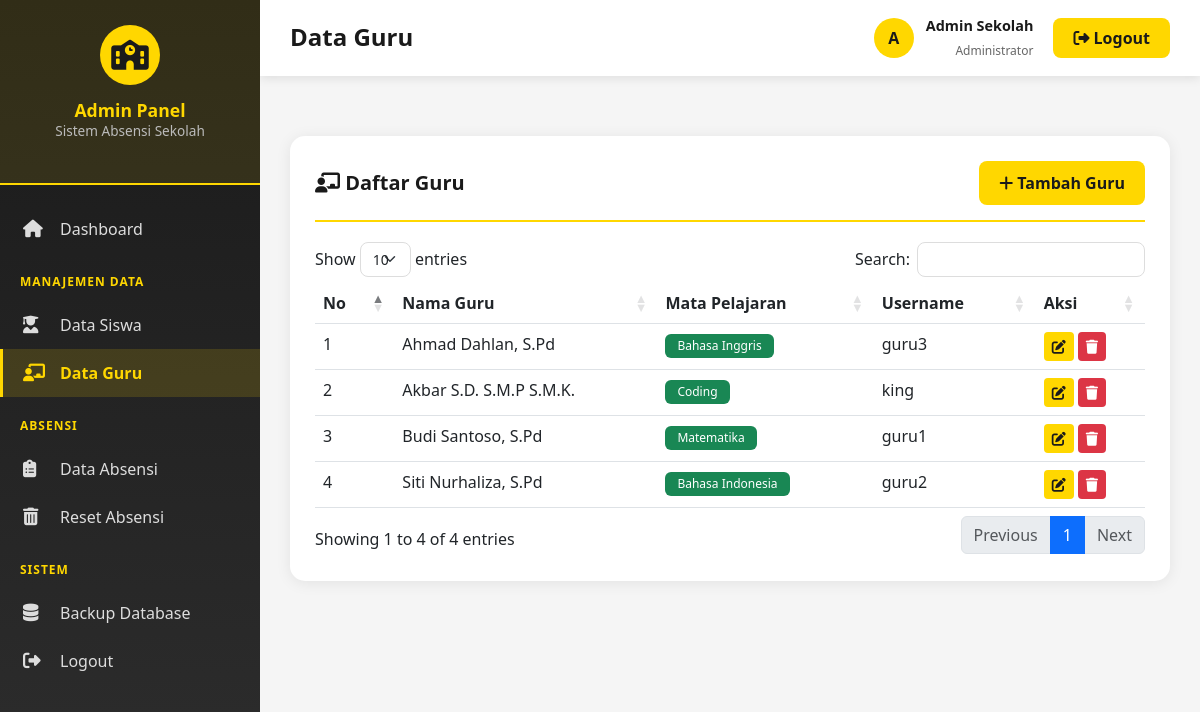
Screenshot of /admin/data_guru.php (signed in) with the database file from the repository.
### tables this page shows
CREATE TABLE `guru` (
  `id_guru` int(11) NOT NULL,
  `nama_guru` varchar(100) NOT NULL,
  `username` varchar(50) NOT NULL,
  `password` varchar(255) NOT NULL,
  `mapel` varchar(50) NOT NULL
);

### admin/data_guru.php (the view, shortened to what this page needs)
<?php
require_once 'includes/header.php';
$guru = $conn->query("SELECT * FROM guru ORDER BY nama_guru ASC");
?>
<div class="table-card">
    <div class="table-header">
        <h5><i class="fas fa-chalkboard-teacher"></i> Daftar Guru</h5>
        <button class="btn btn-primary" data-bs-toggle="modal" data-bs-target="#modalGuru" onclick="resetForm()">
            <i class="fas fa-plus"></i> Tambah Guru
        </button>
    </div>
    <div class="table-responsive">
        <table class="table table-hover data-table">
            <thead>
                <tr>
                    <th>No</th>
                    <th>Nama Guru</th>
                    <th>Mata Pelajaran</th>
                    <th>Username</th>
                    <th>Aksi</th>
                </tr>
            </thead>
            <tbody>
                <?php
                $no = 1;
                while($row = $guru->fetch_assoc()):
                ?>
                    <tr>
                        <td><?php echo $no++; ?></td>
                        <td><?php echo $row['nama_guru']; ?></td>
                        <td><span class="badge bg-success"><?php echo $row['mapel']; ?></span></td>
                        <td><?php echo $row['username']; ?></td>
                        <td>
                            <button onclick="editGuru(<?php echo $row['id_guru']; ?>)" class="btn btn-sm btn-warning" title="Edit">
                                <i class="fas fa-edit"></i>
                            </button>
                            <button onclick="confirmDelete('?delete=<?php echo $row['id_guru']; ?>', 'Hapus guru <?php echo $row['nama_guru']; ?>?')" class="btn btn-sm btn-danger" title="Hapus">
                                <i class="fas fa-trash"></i>
                            </button>
                        </td>
                    </tr>
                <?php endwhile; ?>
            </tbody>
        </table>
    </div>
</div>
<?php require_once 'includes/footer.php'; ?>

### admin/includes/header.php (style rules this page uses)
:root { --primary-yellow: #FFD700; --dark-yellow: #FFC700; --primary-black: #1a1a1a; --secondary-black: #2d2d2d; --sidebar-width: 260px; }
* { margin: 0; padding: 0; box-sizing: border-box; }
body { font-family: 'Segoe UI', Tahoma, Geneva, Verdana, sans-serif; background: #f5f5f5; }
.table-card { background: white; border-radius: 15px; padding: 25px; box-shadow: 0 2px 15px rgba(0,0,0,0.08); margin-top: 30px; }
.table-header { display: flex; justify-content: space-between; align-items: center; margin-bottom: 20px; padding-bottom: 15px; border-bottom: 2px solid var(--primary-yellow); }
.table-header h5 { margin: 0; color: var(--primary-black); font-weight: 600; }
.btn-primary { background: var(--primary-yellow); border: none; color: var(--primary-black); font-weight: 600; padding: 10px 20px; border-radius: 8px; transition: all 0.3s ease; }
.btn-danger { background: #dc3545; border: none; }
.btn-warning { background: var(--primary-yellow); color: var(--primary-black); border: none; }
.badge { padding: 6px 12px; border-radius: 6px; font-weight: 500; }

### rows the page displays
guru: nama_guru "Ahmad Dahlan, S.Pd", mapel "Bahasa Inggris", username "guru3"
guru: nama_guru "Akbar S.D. S.M.P S.M.K.", mapel "Coding", username "king"
guru: nama_guru "Budi Santoso, S.Pd", mapel "Matematika", username "guru1"
guru: nama_guru "Siti Nurhaliza, S.Pd", mapel "Bahasa Indonesia", username "guru2"

### other values shown
$page_title "Data Guru"
substr($_SESSION['admin_nama'], 0, 1) "A"
$_SESSION['admin_nama'] "Admin Sekolah"
